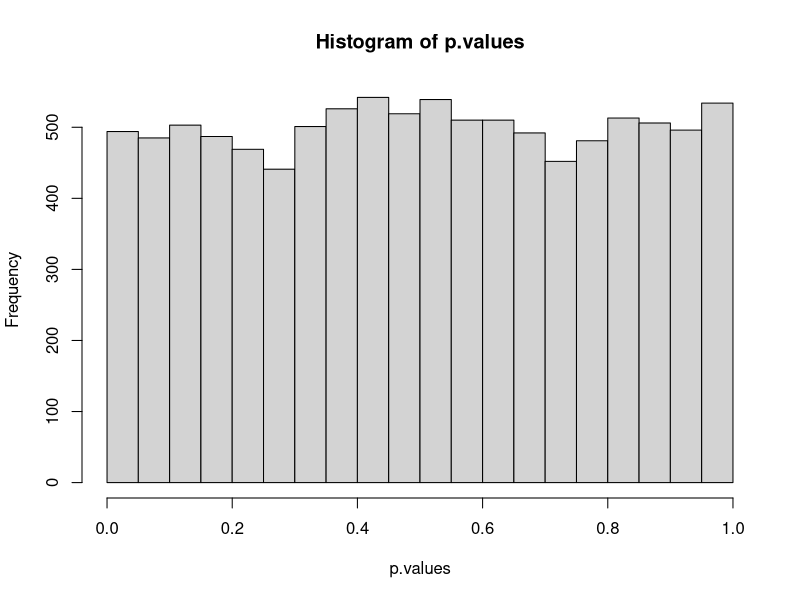
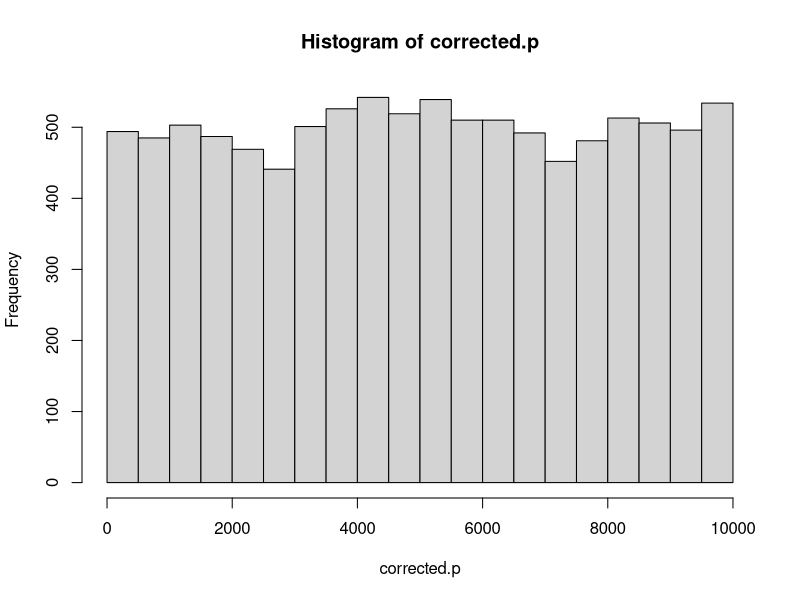

Source code (R) for these figures, in order:
library(tidyverse)
##declare empty list
pval <- list()
##generate p-value of t-test between two random distributions with a mean of 0 and std-dev of 1, 10,000 times
for (i in 1:10000) {
    x <- rnorm(1000)
    y <- rnorm(1000)
    pval[i] <- t.test(x,y, alternative = "two.sided", var.equal = TRUE)$p.value
}

##convert to the vector
p.values <- unlist(pval)

##draw histogram of p-values
hist(p.values)

##check how many p-values are significant below 0.05
sum(p.values < .05)

##function for bonferroni correction

bonferroni.correction <- function(p, n){
    return(p * n)
}

##get bonferroni corrected p-values
corrected.p <- bonferroni.correction(p.values, length(p.values))

##check how many p-values are significant below 0.05 after correction
sum(unlist(corrected.p) < .05)

##draw corrected p-values of histogram

hist(corrected.p)
